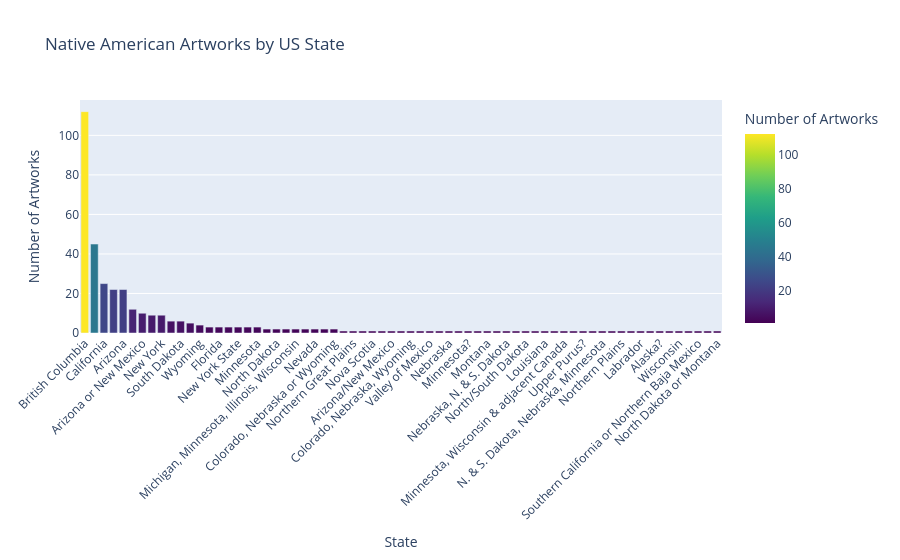

The code cell stored with this chart in its notebook:
### Code cell
state_counts = native_with_state["state"].value_counts().reset_index()

state_counts.columns = ["state", "artwork_count"]

# Create bar graph
fig = px.bar(
    state_counts,
    x="state",
    y="artwork_count",
    title="Native American Artworks by US State",
    labels={
        "state": "State",
        "artwork_count": "Number of Artworks"
    },
    color="artwork_count",
    color_continuous_scale="Viridis"
)

fig.update_layout(
    autosize=True,
    width=None,
    xaxis_title="State",
    yaxis_title="Number of Artworks",
    xaxis_tickangle=-45,
    xaxis={"categoryorder": "total descending"}
)

fig.show()

### Figure 1 — Plotly figure (JSON) as saved in the notebook; plotly's stock layout.template omitted (floating-point values rounded to 4 significant figures)
{"data": [{"hovertemplate": "State=%{x}<br>Number of Artworks=%{marker.color}<extra></extra>", "legendgroup": "", "marker": {"color": [112, 45, 25, 22, 22, 12, 10, 9, 9, 6, 6, 5, 4, 3, 3, 3, 3, 3, 3, 2, 2, 2, 2, 2, 2, 2, 2, 1, 1, 1, 1, 1, 1, 1, 1, 1, 1, 1, 1, 1, 1, 1, 1, 1, 1, 1, 1, 1, 1, 1, 1, 1, 1, 1, 1, 1, 1, 1, 1, 1, 1, 1, 1, 1, 1, 1, 1], "coloraxis": "coloraxis", "pattern": {"shape": ""}}, "name": "", "orientation": "v", "showlegend": false, "textposition": "auto", "type": "bar", "x": ["British Columbia", "Alaska", "California", "New Mexico", "Arizona", "Demerara", "Arizona or New Mexico", "Oklahoma", "New York", "Washington", "South Dakota", "Ontario", "Wyoming", "Quebec", "Florida", "Arizona & New Mexico", "New York State", "Great Plains", "Minnesota", "Alabama", "North Dakota", "Arizona or northern Mexico", "Michigan, Minnesota, Illinois, Wisconsin", "Oregon", "Nevada", "Dakotas", "Colorado, Nebraska or Wyoming", "Idaho, Wyoming, Utah", "Northern Great Plains", "Arizona, New Mexico, or Texas", "Nova Scotia", "Idaho or Montana", "Arizona/New Mexico", "New Brunswick", "Colorado, Nebraska, Wyoming", "Northern California", "Valley of Mexico", "Matto Grosso", "Nebraska", "Dakotas or Minnesota", "Minnesota?", "Utah", "Montana", "Kansas or Texas", "Nebraska, N. & S. Dakota", "Michigan", "North/South Dakota", "Oklahoma?", "Louisiana", "Maine", "Minnesota, Wisconsin & adjacent Canada", "Puerto Rico", "Upper Purus?", "Amazonas province", "N. & S. Dakota, Nebraska, Minnesota", "Ohio", "Northern Plains", "Arizona and Mexico", "Labrador", "Pennsylvania", "Alaska?", "Missouri or Kansas", "Wisconsin", "Iowa", "Southern California or Northern Baja Mexico", "Alaska or plains", "North Dakota or Montana"], "xaxis": "x", "y": [112, 45, 25, 22, 22, 12, 10, 9, 9, 6, 6, 5, 4, 3, 3, 3, 3, 3, 3, 2, 2, 2, 2, 2, 2, 2, 2, 1, 1, 1, 1, 1, 1, 1, 1, 1, 1, 1, 1, 1, 1, 1, 1, 1, 1, 1, 1, 1, 1, 1, 1, 1, 1, 1, 1, 1, 1, 1, 1, 1, 1, 1, 1, 1, 1, 1, 1], "yaxis": "y"}], "layout": {"autosize": true, "barmode": "relative", "coloraxis": {"autocolorscale": false, "colorbar": {"title": {"text": "Number of Artworks"}}, "colorscale": [[0, "#440154"], [0.1111, "#482878"], [0.2222, "#3e4989"], [0.3333, "#31688e"], [0.4444, "#26828e"], [0.5556, "#1f9e89"], [0.6667, "#35b779"], [0.7778, "#6ece58"], [0.8889, "#b5de2b"], [1, "#fde725"]]}, "legend": {"tracegroupgap": 0}, "title": {"text": "Native American Artworks by US State"}, "xaxis": {"anchor": "y", "categoryorder": "total descending", "domain": [0, 1], "tickangle": -45, "title": {"text": "State"}}, "yaxis": {"anchor": "x", "domain": [0, 1], "title": {"text": "Number of Artworks"}}}}
